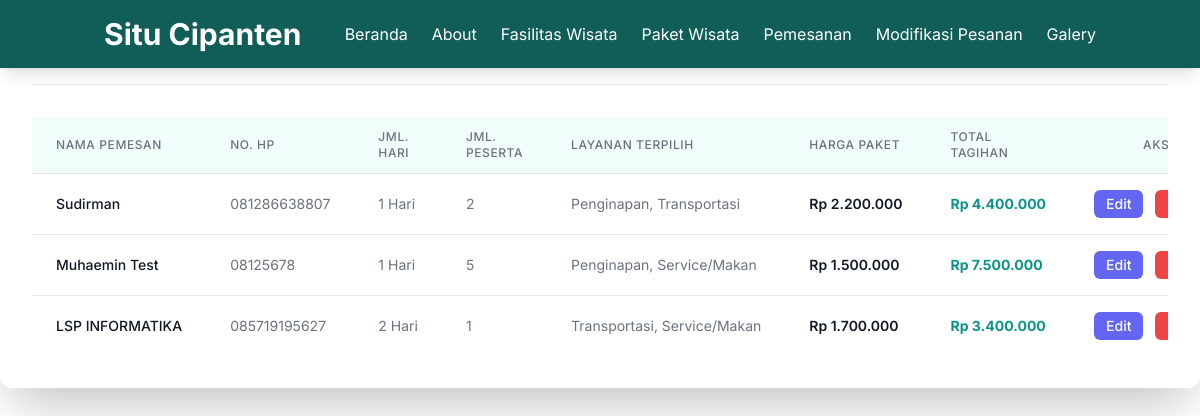
Screenshot of /tugas_capstone/modifikasi_pesanan.php with the database file from the repository.
### tables this page shows
CREATE TABLE pesanan (
     
    id_pesanan INT(11) NOT NULL AUTO_INCREMENT PRIMARY KEY,
    
     
    nama_pemesan VARCHAR(100) NOT NULL,
    nomor_hp VARCHAR(15) NOT NULL,
    
     
    tanggal_pesan DATE NOT NULL,
    waktu_hari INT(3) NOT NULL COMMENT 'Waktu Pelaksanaan Perjalanan (Hari)',
    
     
    penginapan CHAR(1) NOT NULL DEFAULT 'N' COMMENT 'Y=Pilih, N=Tidak Pilih',
    transportasi CHAR(1) NOT NULL DEFAULT 'N' COMMENT 'Y=Pilih, N=Tidak Pilih',
    service_makan CHAR(1) NOT NULL DEFAULT 'N' COMMENT 'Y=Pilih, N=Tidak Pilih (Service/Makan)',
    
    jumlah_peserta INT(5) NOT NULL,
    
     
    harga_paket BIGINT(20) NOT NULL COMMENT 'Total Biaya Layanan yang Dipilih',
    jumlah_tagihan BIGINT(20) NOT NULL COMMENT 'Total Tagihan (Hari x Peserta x Harga Paket)',
    
     
    tanggal_input TIMESTAMP DEFAULT CURRENT_TIMESTAMP
);

### tugas_capstone/modifikasi_pesanan.php (the view, shortened to what this page needs)
<?php
include 'koneksi.php';
$query = "SELECT * FROM pesanan ORDER BY tanggal_pesan DESC";
$result = mysqli_query($koneksi, $query);
?>
<!DOCTYPE html>
<html lang="id">
<head>
    <script src="https://cdn.tailwindcss.com"></script>
</head>
<body">
    <header class="bg-teal-800 text-white shadow-lg fixed top-0 w-full z-50">
      <div class="container mx-auto flex justify-between items-center p-4">
        <div class="text-3xl font-bold">Situ Cipanten</div>
        <nav class="hidden md:flex space-x-6 text-base">
          <a href="index.php" class="hover:text-teal-200 transition duration-300"
            >Beranda</a
          >
          <a href="index.php" class="hover:text-teal-200 transition duration-300"
            >About</a
          >
          <a
            href="index.php"
            class="hover:text-teal-200 transition duration-300"
            >Fasilitas Wisata</a
          >
          <a href="index.php" class="hover:text-teal-200 transition duration-300"
            >Paket Wisata</a
          >
          <a
            href="pemesanan.php"
            class="hover:text-teal-200 transition duration-300"
            >Pemesanan</a
          >
          <a
            href="modifikasi_pesanan.php"
            class="hover:text-teal-200 transition duration-300"
            >Modifikasi Pesanan
          </a>
          <a href="index.php" class="hover:text-teal-200 transition duration-300"
            >Galery</a
          >
        </nav>
      </div>
    </header>
<div class="max-w-7xl mx-auto bg-white p-8 rounded-xl shadow-2xl">
    <h2 class="text-3xl font-bold text-teal-700 mb-8 border-b pb-4">Daftar Pesanan Paket Wisata</h2>
    <div class="overflow-x-auto">
        <table class="min-w-full divide-y divide-gray-200">
            <thead class="bg-teal-50">
                <tr>
                    <th class="px-6 py-3 text-left text-xs font-medium text-gray-500 uppercase tracking-wider">Nama Pemesan</th>
                    <th class="px-6 py-3 text-left text-xs font-medium text-gray-500 uppercase tracking-wider">No. HP</th>
                    <th class="px-6 py-3 text-left text-xs font-medium text-gray-500 uppercase tracking-wider">Jml. Hari</th>
                    <th class="px-6 py-3 text-left text-xs font-medium text-gray-500 uppercase tracking-wider">Jml. Peserta</th>
                    <th class="px-6 py-3 text-left text-xs font-medium text-gray-500 uppercase tracking-wider">Layanan Terpilih</th>
                    <th class="px-6 py-3 text-left text-xs font-medium text-gray-500 uppercase tracking-wider">Harga Paket</th>
                    <th class="px-6 py-3 text-left text-xs font-medium text-gray-500 uppercase tracking-wider">Total Tagihan</th>
                    <th class="px-6 py-3 text-center text-xs font-medium text-gray-500 uppercase tracking-wider">Aksi</th>
                </tr>
            </thead>
            <tbody class="bg-white divide-y divide-gray-200">
                <?php while ($row = mysqli_fetch_assoc($result)) :
                    $layanan_terpilih = [];
                    if (isset($row['penginapan']) && $row['penginapan'] == 'Y') { $layanan_terpilih[] = 'Penginapan'; }
                    if (isset($row['transportasi']) && $row['transportasi'] == 'Y') { $layanan_terpilih[] = 'Transportasi'; }
                    if (isset($row['service_makan']) && $row['service_makan'] == 'Y') { $layanan_terpilih[] = 'Service/Makan'; }
                    $layanan_display = empty($layanan_terpilih) ? 'Tidak Ada' : implode(', ', $layanan_terpilih);
                ?>
                <tr>
                    <td class="px-6 py-4 whitespace-nowrap text-sm font-medium text-gray-900"><?= htmlspecialchars($row['nama_pemesan']) ?></td>
                    <td class="px-6 py-4 whitespace-nowrap text-sm text-gray-500"><?= htmlspecialchars($row['nomor_hp']) ?></td>
                    <td class="px-6 py-4 whitespace-nowrap text-sm text-gray-500"><?= htmlspecialchars($row['waktu_hari']) ?> Hari</td>
                    <td class="px-6 py-4 whitespace-nowrap text-sm text-gray-500"><?= htmlspecialchars($row['jumlah_peserta']) ?></td>
                    <td class="px-6 py-4 text-sm text-gray-500 max-w-xs truncate"><?= $layanan_display ?></td>
                    <td class="px-6 py-4 whitespace-nowrap text-sm text-gray-900 font-semibold">Rp <?= number_format($row['harga_paket'], 0, ',', '.') ?></td>
                    <td class="px-6 py-4 whitespace-nowrap text-sm text-teal-600 font-bold">Rp <?= number_format($row['jumlah_tagihan'], 0, ',', '.') ?></td>
                    <td class="px-6 py-4 whitespace-nowrap text-sm font-medium text-center space-x-2">
                        <button onclick="goToEdit(<?= $row['id_pesanan'] ?>)"
                                class="bg-indigo-500 text-white px-3 py-1 rounded-md hover:bg-indigo-700 transition duration-150 ease-in-out">
                            Edit
                        </button>
                        <button onclick="confirmDelete(<?= $row['id_pesanan'] ?>)"
                                class="bg-red-500 text-white px-3 py-1 rounded-md hover:bg-red-700 transition duration-150 ease-in-out">
                        </button>
                    </td>
                </tr>
                <?php endwhile; ?>
            </tbody>
        </table>
    </div>
</div>
</body>
</html>

### rows the page displays
pesanan: nama_pemesan "Sudirman", nomor_hp "081286638807", waktu_hari "1", jumlah_peserta "2", layanan_display "Penginapan, Transportasi", harga_paket "2.200.000", jumlah_tagihan "4.400.000"
pesanan: nama_pemesan "Muhaemin Test", nomor_hp "08125678", waktu_hari "1", jumlah_peserta "5", layanan_display "Penginapan, Service/Makan", harga_paket "1.500.000", jumlah_tagihan "7.500.000"
pesanan: nama_pemesan "LSP INFORMATIKA", nomor_hp "085719195627", waktu_hari "2", jumlah_peserta "1", layanan_display "Transportasi, Service/Makan", harga_paket "1.700.000", jumlah_tagihan "3.400.000"
